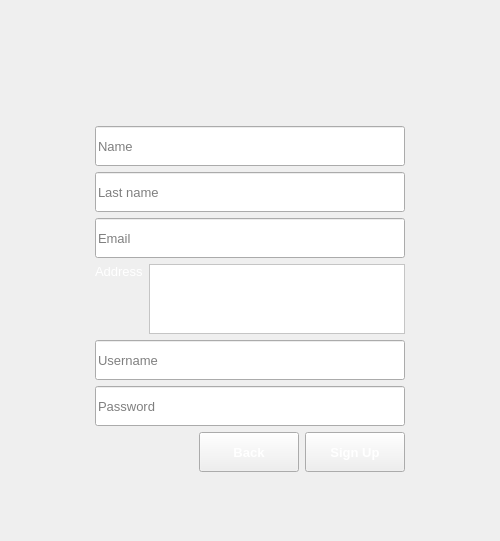
<?xml version="1.0" encoding="UTF-8"?>
<ui version="4.0">
 <class>SignupWindow</class>
 <widget class="QWidget" name="SignupWindow">
  <property name="geometry">
   <rect>
    <x>0</x>
    <y>0</y>
    <width>500</width>
    <height>541</height>
   </rect>
  </property>
  <property name="windowTitle">
   <string>Form</string>
  </property>
  <property name="styleSheet">
   <string notr="true">background-image: url(:/Background/background/darkgreen.png);</string>
  </property>
  <layout class="QGridLayout" name="gridLayout_2">
   <item row="5" column="1">
    <widget class="QLineEdit" name="LName_lineEdit">
     <property name="sizePolicy">
      <sizepolicy hsizetype="Expanding" vsizetype="Fixed">
       <horstretch>0</horstretch>
       <verstretch>0</verstretch>
      </sizepolicy>
     </property>
     <property name="minimumSize">
      <size>
       <width>0</width>
       <height>40</height>
      </size>
     </property>
     <property name="maximumSize">
      <size>
       <width>16777215</width>
       <height>40</height>
      </size>
     </property>
     <property name="font">
      <font>
       <pointsize>10</pointsize>
      </font>
     </property>
     <property name="styleSheet">
      <string notr="true">background-image: url(:/Background/background/transparent.png);</string>
     </property>
     <property name="placeholderText">
      <string>Last name</string>
     </property>
    </widget>
   </item>
   <item row="6" column="1">
    <widget class="QLineEdit" name="Email_lineEdit">
     <property name="minimumSize">
      <size>
       <width>0</width>
       <height>40</height>
      </size>
     </property>
     <property name="maximumSize">
      <size>
       <width>16777215</width>
       <height>40</height>
      </size>
     </property>
     <property name="font">
      <font>
       <pointsize>10</pointsize>
      </font>
     </property>
     <property name="styleSheet">
      <string notr="true">background-image: url(:/Background/background/transparent.png);</string>
     </property>
     <property name="placeholderText">
      <string>Email</string>
     </property>
    </widget>
   </item>
   <item row="7" column="2">
    <spacer name="horizontalSpacer_2">
     <property name="orientation">
      <enum>Qt::Horizontal</enum>
     </property>
     <property name="sizeHint" stdset="0">
      <size>
       <width>40</width>
       <height>20</height>
      </size>
     </property>
    </spacer>
   </item>
   <item row="2" column="1">
    <layout class="QHBoxLayout" name="horizontalLayout_3">
     <item>
      <widget class="QLabel" name="SignUp_icon">
       <property name="enabled">
        <bool>true</bool>
       </property>
       <property name="minimumSize">
        <size>
         <width>50</width>
         <height>51</height>
        </size>
       </property>
       <property name="maximumSize">
        <size>
         <width>50</width>
         <height>51</height>
        </size>
       </property>
       <property name="styleSheet">
        <string notr="true">background-image: url(:/Icons/Icons/signup.png);</string>
       </property>
       <property name="text">
        <string/>
       </property>
      </widget>
     </item>
    </layout>
   </item>
   <item row="9" column="1">
    <widget class="QLineEdit" name="Password_lineEdit">
     <property name="minimumSize">
      <size>
       <width>0</width>
       <height>40</height>
      </size>
     </property>
     <property name="maximumSize">
      <size>
       <width>16777215</width>
       <height>40</height>
      </size>
     </property>
     <property name="font">
      <font>
       <pointsize>10</pointsize>
      </font>
     </property>
     <property name="styleSheet">
      <string notr="true">background-image: url(:/Background/background/transparent.png);</string>
     </property>
     <property name="placeholderText">
      <string>Password</string>
     </property>
    </widget>
   </item>
   <item row="4" column="1">
    <widget class="QLineEdit" name="Name_lineEdit">
     <property name="sizePolicy">
      <sizepolicy hsizetype="Expanding" vsizetype="Fixed">
       <horstretch>0</horstretch>
       <verstretch>1</verstretch>
      </sizepolicy>
     </property>
     <property name="minimumSize">
      <size>
       <width>0</width>
       <height>40</height>
      </size>
     </property>
     <property name="maximumSize">
      <size>
       <width>16777215</width>
       <height>40</height>
      </size>
     </property>
     <property name="font">
      <font>
       <pointsize>10</pointsize>
      </font>
     </property>
     <property name="styleSheet">
      <string notr="true">background-image: url(:/Background/background/transparent.png);</string>
     </property>
     <property name="placeholderText">
      <string>Name</string>
     </property>
    </widget>
   </item>
   <item row="7" column="1">
    <layout class="QHBoxLayout" name="horizontalLayout">
     <property name="sizeConstraint">
      <enum>QLayout::SetDefaultConstraint</enum>
     </property>
     <property name="leftMargin">
      <number>0</number>
     </property>
     <property name="topMargin">
      <number>0</number>
     </property>
     <property name="bottomMargin">
      <number>0</number>
     </property>
     <item>
      <widget class="QLabel" name="Address_label">
       <property name="minimumSize">
        <size>
         <width>0</width>
         <height>70</height>
        </size>
       </property>
       <property name="maximumSize">
        <size>
         <width>16777215</width>
         <height>70</height>
        </size>
       </property>
       <property name="font">
        <font>
         <pointsize>10</pointsize>
         <weight>50</weight>
         <bold>false</bold>
        </font>
       </property>
       <property name="styleSheet">
        <string notr="true">background-image: url(:/Background/background/transparent.png);
color: rgb(255, 255, 255);
</string>
       </property>
       <property name="text">
        <string>Address</string>
       </property>
       <property name="alignment">
        <set>Qt::AlignLeading|Qt::AlignLeft|Qt::AlignTop</set>
       </property>
      </widget>
     </item>
     <item>
      <widget class="QTextEdit" name="Address_lineEdit">
       <property name="sizePolicy">
        <sizepolicy hsizetype="Minimum" vsizetype="Fixed">
         <horstretch>0</horstretch>
         <verstretch>0</verstretch>
        </sizepolicy>
       </property>
       <property name="minimumSize">
        <size>
         <width>0</width>
         <height>70</height>
        </size>
       </property>
       <property name="maximumSize">
        <size>
         <width>16777215</width>
         <height>70</height>
        </size>
       </property>
       <property name="styleSheet">
        <string notr="true">background-image: url(:/Background/background/transparent.png);
background-color: rgb(255, 255, 255);</string>
       </property>
      </widget>
     </item>
    </layout>
   </item>
   <item row="12" column="1">
    <layout class="QHBoxLayout" name="horizontalLayout_2">
     <item>
      <spacer name="horizontalSpacer_3">
       <property name="orientation">
        <enum>Qt::Horizontal</enum>
       </property>
       <property name="sizeHint" stdset="0">
        <size>
         <width>40</width>
         <height>20</height>
        </size>
       </property>
      </spacer>
     </item>
     <item>
      <widget class="QPushButton" name="back_btn">
       <property name="minimumSize">
        <size>
         <width>100</width>
         <height>40</height>
        </size>
       </property>
       <property name="maximumSize">
        <size>
         <width>100</width>
         <height>40</height>
        </size>
       </property>
       <property name="font">
        <font>
         <pointsize>10</pointsize>
         <weight>75</weight>
         <bold>true</bold>
        </font>
       </property>
       <property name="styleSheet">
        <string notr="true">color: rgb(255, 255, 255);
border-image: url(:/Background/background/darkgreen.png);</string>
       </property>
       <property name="text">
        <string>Back</string>
       </property>
      </widget>
     </item>
     <item>
      <widget class="QPushButton" name="signup_btn">
       <property name="minimumSize">
        <size>
         <width>100</width>
         <height>40</height>
        </size>
       </property>
       <property name="maximumSize">
        <size>
         <width>100</width>
         <height>16777215</height>
        </size>
       </property>
       <property name="font">
        <font>
         <pointsize>10</pointsize>
         <weight>75</weight>
         <bold>true</bold>
        </font>
       </property>
       <property name="styleSheet">
        <string notr="true">color: rgb(255, 255, 255);
border-image: url(:/Background/background/darkgreen.png);</string>
       </property>
       <property name="text">
        <string>Sign Up</string>
       </property>
      </widget>
     </item>
    </layout>
   </item>
   <item row="7" column="0">
    <spacer name="horizontalSpacer">
     <property name="orientation">
      <enum>Qt::Horizontal</enum>
     </property>
     <property name="sizeHint" stdset="0">
      <size>
       <width>40</width>
       <height>20</height>
      </size>
     </property>
    </spacer>
   </item>
   <item row="8" column="1">
    <widget class="QLineEdit" name="Username_lineEdit">
     <property name="minimumSize">
      <size>
       <width>0</width>
       <height>40</height>
      </size>
     </property>
     <property name="maximumSize">
      <size>
       <width>16777215</width>
       <height>40</height>
      </size>
     </property>
     <property name="font">
      <font>
       <pointsize>10</pointsize>
      </font>
     </property>
     <property name="styleSheet">
      <string notr="true">background-image: url(:/Background/background/transparent.png);</string>
     </property>
     <property name="placeholderText">
      <string>Username</string>
     </property>
    </widget>
   </item>
   <item row="13" column="1">
    <spacer name="verticalSpacer">
     <property name="orientation">
      <enum>Qt::Vertical</enum>
     </property>
     <property name="sizeHint" stdset="0">
      <size>
       <width>20</width>
       <height>40</height>
      </size>
     </property>
    </spacer>
   </item>
   <item row="0" column="1">
    <spacer name="verticalSpacer_2">
     <property name="orientation">
      <enum>Qt::Vertical</enum>
     </property>
     <property name="sizeHint" stdset="0">
      <size>
       <width>20</width>
       <height>40</height>
      </size>
     </property>
    </spacer>
   </item>
  </layout>
 </widget>
 <resources>
  <include location="Resources/main.qrc"/>
 </resources>
 <connections/>
</ui>
